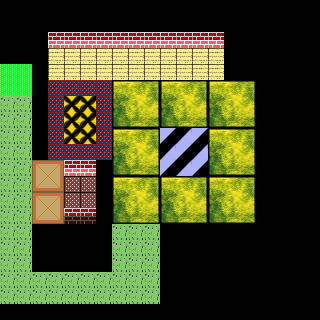

A level layout from a 2D game, rendered from its tile map. Below: a short description, then the map file with tile-grid data replaced by summaries:
An orthogonal 20x20 tile map with 16x16 px tiles, 2 tile layers (tile_1, tile_2) and 3 objects (start, enemy_0, enemy_1).

<map version="1.0" orientation="orthogonal" renderorder="right-down" width="20" height="20" tilewidth="16" tileheight="16">
 <properties>
  <property name="bronze" value="30.00" />
  <property name="gold" value="15.00" />
  <property name="silver" value="25.00" />
 </properties>
 <tileset firstgid="1" name="tiles" tilewidth="16" tileheight="16">
  <properties>
   <property name="obstacle" value="" />
  </properties>
  <image source="tiles.png" width="304" height="161" />
  <tile id="0">
   <properties>
    <property name="obstacle" value="regular" />
   </properties>
  </tile>
  <tile id="3">
   <properties>
    <property name="water" value="1" />
   </properties>
  </tile>
  <tile id="6">
   <properties>
    <property name="obstacle" value="regular" />
   </properties>
  </tile>
  <tile id="8">
   <properties>
    <property name="finish" value="" />
   </properties>
  </tile>
  <tile id="11">
   <properties>
    <property name="obstacle" value="regular" />
   </properties>
  </tile>
  <tile id="12">
   <properties>
    <property name="lava" value="1" />
   </properties>
  </tile>
  <tile id="13">
   <properties>
    <property name="lava" value="2" />
   </properties>
  </tile>
  <tile id="14">
   <properties>
    <property name="obstacle" value="regular" />
   </properties>
  </tile>
  <tile id="15">
   <properties>
    <property name="speedup" value="1" />
   </properties>
  </tile>
  <tile id="16">
   <properties>
    <property name="obstacle" value="regular" />
   </properties>
  </tile>
  <tile id="17">
   <properties>
    <property name="obstacle" value="" />
   </properties>
  </tile>
  <tile id="19">
   <properties>
    <property name="obstacle" value="upperleft" />
   </properties>
  </tile>
  <tile id="20">
   <properties>
    <property name="obstacle" value="upperright" />
   </properties>
  </tile>
  <tile id="21">
   <properties>
    <property name="obstacle" value="bottomleft" />
   </properties>
  </tile>
  <tile id="22">
   <properties>
    <property name="obstacle" value="bottomright" />
   </properties>
  </tile>
  <tile id="35">
   <properties>
    <property name="obstacle" value="" />
   </properties>
  </tile>
  <tile id="36">
   <properties>
    <property name="obstacle" value="" />
   </properties>
  </tile>
 </tileset>
 <layer name="tile_1" width="20" height="20">
  <data>[400 cells, 163 non-empty, 16 distinct tile ids]</data>
 </layer>
 <layer name="tile_2" width="20" height="20">
  <data>[400 cells, 42 non-empty, 8 distinct tile ids]</data>
 </layer>
 <objectgroup name="obj">
  <object name="start" x="144" y="69" width="16" height="12">
   <properties>
    <property name="start" value="" />
   </properties>
  </object>
  <object name="enemy_0" x="182.5" y="149.5" width="4" height="7">
   <ellipse />
  </object>
  <object name="enemy_1" x="16" y="80" width="4" height="7">
   <ellipse />
  </object>
 </objectgroup>
</map>